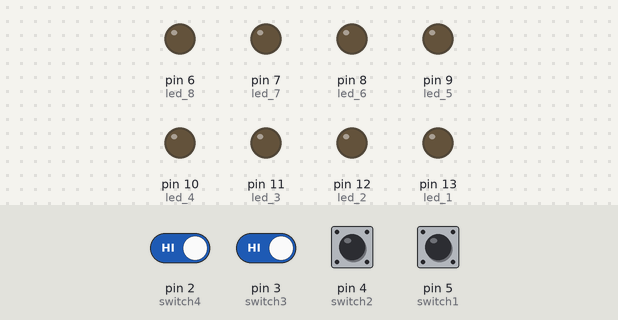
Recording of a sketch running on a simulated Arduino Uno, built with avr-gcc and run on an emulated ATmega328P. On the bench: output pins drawn as LEDs (lit = HIGH). The test bench sets the inputs (shaded band); at power-on: pin 2 (switch4), pin 3 (switch3), pin 4 (switch2) HIGH, pin 5 (switch1) LOW.

Above: at 1.2 s.
1.3 s: pin 2 (switch4) driven LOW and pin 3 (switch3) driven LOW
At 1.9 s:
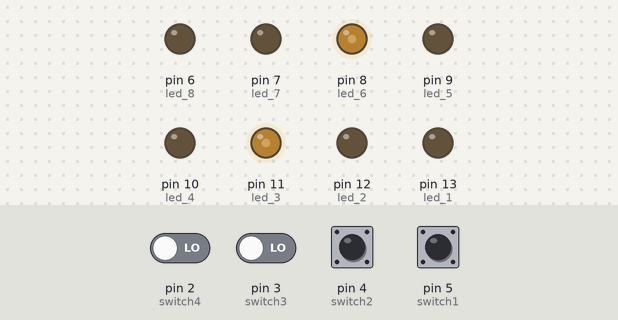
2.8 s: pin 4 (switch2) pulled LOW for 0.15 s
At 4.1 s:
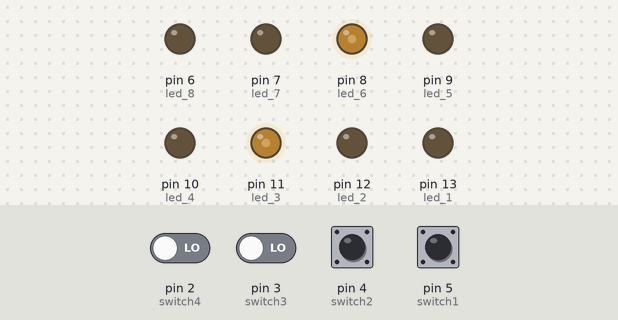
4.4 s: pin 2 (switch4) driven HIGH
At 5.6 s:
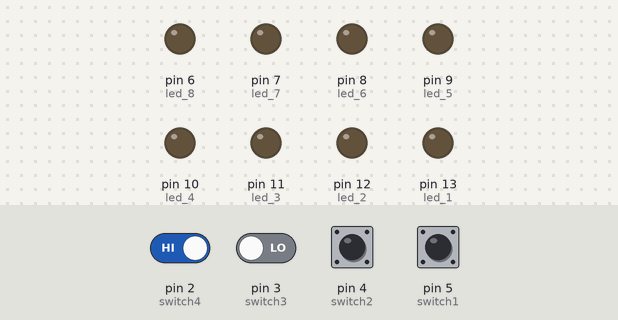
5.9 s: pin 4 (switch2) pulled LOW for 1 s
At 6.7 s:
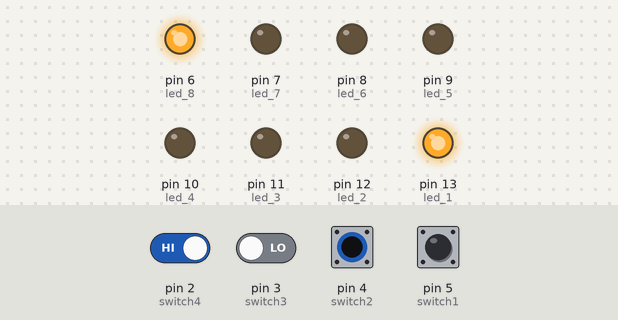
8.4 s: pin 2 (switch4) driven LOW
At 9.6 s:
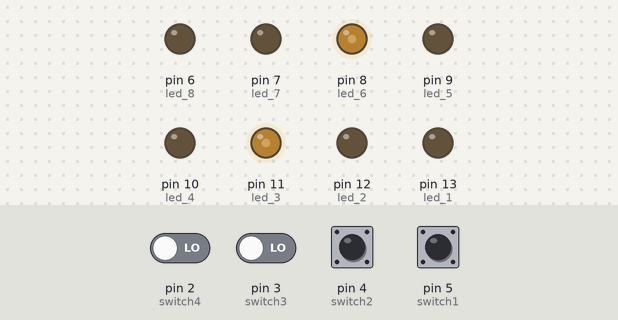
9.9 s: pin 3 (switch3) driven HIGH
At 10.9 s:
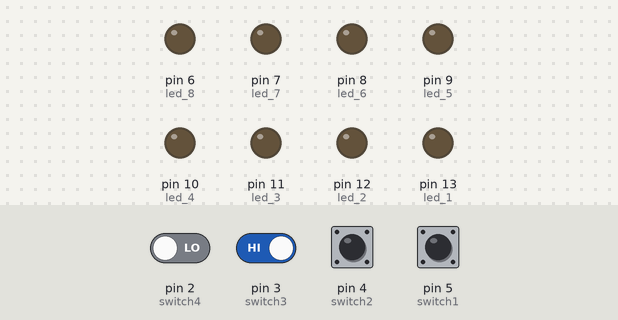
Timing chart, 0 to 12.4 s (numbered marks = the images above; inputs shaded):
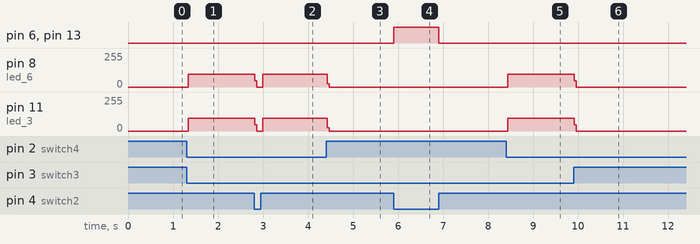

The sketch:

sketch_may12b.ino
```cpp
#define switch1 5
#define switch2 4
#define switch3 3
#define switch4 2
#define led_1 13
#define led_2 12
#define led_3 11
#define led_4 10
#define led_5 9
#define led_6 8
#define led_7 7
#define led_8 6

void setup() {
  Serial.begin(9600);
  pinMode(led_1, OUTPUT);
  pinMode(led_2, OUTPUT);
  pinMode(led_3, OUTPUT);
  pinMode(led_4, OUTPUT);
  pinMode(led_5, OUTPUT);
  pinMode(led_6, OUTPUT);
  pinMode(led_7, OUTPUT);
  pinMode(led_8, OUTPUT);
  pinMode(switch1, INPUT);
  pinMode(switch2, INPUT);
  pinMode(switch3, INPUT);
  pinMode(switch4, INPUT);
}

void loop() {
  int reading_one = digitalRead(5);
  int reading_two = digitalRead(4);
  int reading_three = digitalRead(3);
  int reading_four = digitalRead(2);


  if (reading_one == HIGH && reading_two == LOW && reading_three == LOW && reading_four == LOW){
    digitalWrite(led_1, LOW);
    digitalWrite(led_2, LOW);
    digitalWrite(led_3, LOW);
    digitalWrite(led_4, HIGH);
    digitalWrite(led_5, HIGH);
    digitalWrite(led_6, LOW);
    digitalWrite(led_7, LOW);
    digitalWrite(led_8, LOW);

  }
  if (reading_one == LOW && reading_two == HIGH && reading_three == LOW && reading_four == LOW){
    digitalWrite(led_1, LOW);
    digitalWrite(led_2, LOW);
    digitalWrite(led_3, HIGH);
    digitalWrite(led_4, LOW);
    digitalWrite(led_5, LOW);
    digitalWrite(led_6, HIGH);
    digitalWrite(led_7, LOW);
    digitalWrite(led_8, LOW);
  }

  if (reading_one == LOW && reading_two == LOW && reading_three == HIGH && reading_four == LOW){
    digitalWrite(led_1, LOW);
    digitalWrite(led_2, HIGH);
    digitalWrite(led_3, LOW);
    digitalWrite(led_4, LOW);
    digitalWrite(led_5, LOW);
    digitalWrite(led_6, LOW);
    digitalWrite(led_7, HIGH);
    digitalWrite(led_8, LOW);
  }

  if (reading_one == LOW && reading_two == LOW && reading_three == LOW && reading_four == HIGH){
    digitalWrite(led_1, HIGH);
    digitalWrite(led_2, LOW);
    digitalWrite(led_3, LOW);
    digitalWrite(led_4, LOW);
    digitalWrite(led_5, LOW);
    digitalWrite(led_6, LOW);
    digitalWrite(led_7, LOW);
    digitalWrite(led_8, HIGH);
  }

  else{
    digitalWrite(led_1, LOW);
    digitalWrite(led_2, LOW);
    digitalWrite(led_3, LOW);
    digitalWrite(led_4, LOW);
    digitalWrite(led_5, LOW);
    digitalWrite(led_6, LOW);
    digitalWrite(led_7, LOW);
    digitalWrite(led_8, LOW);
  }

}
```

Measured:
- after the input at 1.3 s, pin 8 (led_6): 0/255 → 95/255 at once; pin 11 (led_3): 0/255 → 96/255 at once
- after the input at 2.8 s, pin 8 (led_6): 95/255 → 0/255 at once, → 95/255 0.17 s later; pin 11 (led_3): 96/255 → 0/255 at once, → 96/255 0.17 s later
- after the input at 4.4 s, pin 8 (led_6): 95/255 → 0/255 at once; pin 11 (led_3): 96/255 → 0/255 at once
- after the input at 5.9 s, pin 6 (led_8), pin 13 (led_1): LOW → HIGH at once, → LOW 1.0 s later
- after the input at 8.4 s, pin 8 (led_6): 0/255 → 95/255 at once; pin 11 (led_3): 0/255 → 96/255 at once
- after the input at 9.9 s, pin 8 (led_6): 95/255 → 0/255 at once; pin 11 (led_3): 96/255 → 0/255 at once
